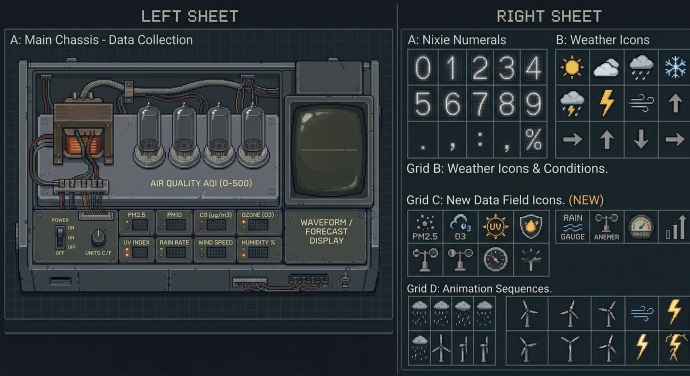
#> input picture tools/art/weather_sheet_chassis.jpg, 1380 x 752 px (shown at 1/2 size)
$ python weather_build.py art/weather_sheet_chassis.jpg art/nixie_bench.jpg
#> lines starting #> are read from the running program, lines starting #| are printed output that depends on the picture
#> further down, sheet is the input picture: PIL image 1380x752 RGB; mean R, G, B 45.3, 52.2, 56.4
"""MantisCore weather screen asset builder.
Usage: python tools/weather_build.py src/ui/mantis_weather_assets.h <SD card>/mantiscore
Writes the weather backdrop (bench + instrument chassis, readout areas cleaned) to weather.mg and
the icons, animation frames, minus-sign nixie glyph and screen geometry to the header."""
import os, sys, struct, collections, re
from PIL import Image, ImageDraw, ImageEnhance, ImageFilter, ImageChops
HERE = os.path.dirname(os.path.abspath(__file__)); ART = os.path.join(HERE, 'art')
OUT_H, OUT_SD = sys.argv[1], sys.argv[2]
os.makedirs(OUT_SD, exist_ok=True)
c565 = lambda r, g, b: ((r >> 3) << 11) | ((g >> 2) << 5) | (b >> 3)
def arr(name, ctype, vals, per=16):
    s = f"static const {ctype} {name}[{len(vals)}] PROGMEM = {{\n"
    for i in range(0, len(vals), per): s += "  " + ",".join(str(v) for v in vals[i:i + per]) + ",\n"
    return s + "};\n"

def flood_key(img, tol, seed_color=None):
    """Make the border-connected background transparent."""
#> called with tol = 45
    img = img.convert('RGBA'); W, H = img.size; px = img.load()
#> after `img = img.convert('RGBA')`:
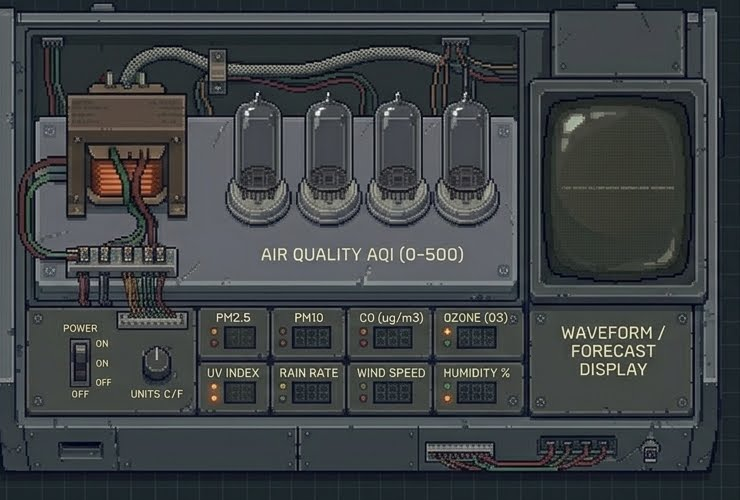
#> img: PIL image 740x500 RGBA; mean R, G, B, A 62.5, 66.7, 69.1, 255
#> after `W, H = img.size`: W = 740; H = 500
    bg = seed_color or px[1, 1][:3]
#> bg = (29, 38, 45)
    seen = bytearray(W * H); q = collections.deque()
    for x in range(W): q += [(x, 0), (x, H - 1)]
    for y in range(H): q += [(0, y), (W - 1, y)]
    while q:
        x, y = q.popleft()
        if not (0 <= x < W and 0 <= y < H) or seen[y * W + x]: continue
        seen[y * W + x] = 1
        r, g, b, a = px[x, y]
        if abs(r - bg[0]) + abs(g - bg[1]) + abs(b - bg[2]) >= tol: continue
        px[x, y] = (r, g, b, 0)
        q += [(x + 1, y), (x - 1, y), (x, y + 1), (x, y - 1)]
#> this loop made 152036 passes
#> (r, g, b) on passes 1 to 3: (29, 38, 45), (28, 37, 42), (29, 38, 45)
    return img

# ------------------------------------------------------------------ backdrop
sheet = Image.open(os.path.join(ART, 'weather_sheet_chassis.jpg')).convert('RGB')
chassis = flood_key(sheet.crop((40, 112, 780, 612)), 45)
chassis = chassis.crop((0, 0, 738, 500))  # geometry below was measured at exactly this scale (320/738)
#> chassis: PIL image 738x500 RGBA
S = 320 / chassis.width
#> S = 0.434
chs = chassis.resize((320, round(chassis.height * S)), Image.LANCZOS)
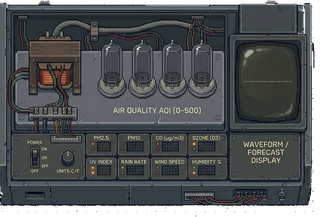
#> chs: PIL image 320x217 RGBA; mean R, G, B, A 60.3, 63.7, 65.4, 229.9; transparent parts drawn white
Y0 = 240 - chs.height
#> Y0 = 23
bench = Image.open(os.path.join(ART, 'nixie_bench.jpg')).convert('RGB').resize((440, 240), Image.LANCZOS).crop((60, 0, 380, 240))
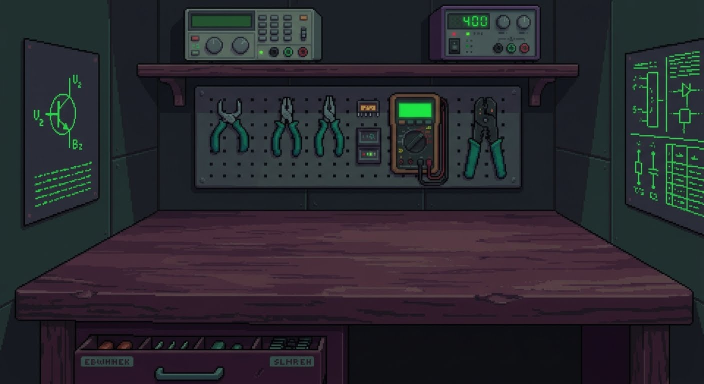
#> input picture tools/art/nixie_bench.jpg, 1408 x 768 px (shown at 1/2 size)
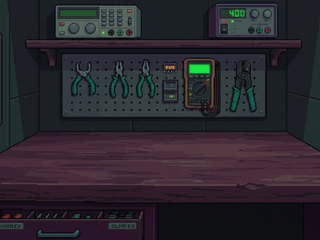
#> bench: PIL image 320x240 RGB; mean R, G, B 42.3, 38.1, 45.5
bench = ImageEnhance.Brightness(bench).enhance(0.55)
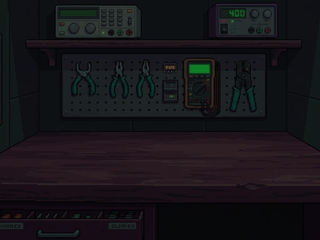
#> bench: PIL image 320x240 RGB; mean R, G, B 22.7, 20.5, 24.6
bg = bench.convert('RGBA'); bg.alpha_composite(chs, (0, Y0)); bg = bg.convert('RGB')
#> after `bg.alpha_composite(chs, (0, Y0))`:
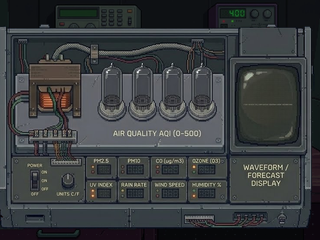
#> bg: PIL image 320x240 RGBA; mean R, G, B, A 57.7, 61.1, 63.1, 255
d = ImageDraw.Draw(bg)

# geometry (device pixels, measured on the composed backdrop)
TUBES_CX = [112, 142, 172, 202]; TUBE_CY = 82
PLATE = (108, 127, 206, 141)
CELLS = [(86, 157, 117, 177), (119, 157, 150, 177), (152, 157, 186, 177), (188, 157, 227, 177),
         (86, 179, 117, 201), (119, 179, 150, 201), (152, 179, 186, 201), (188, 179, 227, 201)]
CRT = (240, 67, 297, 141)       # inside the bezel
WAVE = (236, 161, 296, 199)

# clean the printed labels so the firmware can draw live ones
plate_px = sorted(bg.crop(PLATE).getdata(), key=sum); plate_col = plate_px[len(plate_px) // 2]
#> after `plate_px = sorted(bg.crop(PLATE).getdata(), key=sum)`: plate_px = 1372 items, first 6: (66, 66, 52), (71, 72, 63), (72, 73, 69), (74, 76, 65), (73, 74, 69), (75, 77, 70)
#> after `plate_col = plate_px[len(plate_px) // 2]`: plate_col = (98, 101, 108)
d.rectangle(PLATE, fill=plate_col)
for (x0, y0, x1, y1) in CELLS:
    d.rectangle((x0 + 1, y0 + 1, x1 - 1, y1 - 1), fill=(34, 36, 40))
    d.line((x0 + 1, y0 + 1, x1 - 1, y0 + 1), fill=(22, 23, 26)); d.line((x0 + 1, y0 + 1, x0 + 1, y1 - 1), fill=(22, 23, 26))
d.rounded_rectangle(CRT, radius=7, fill=(6, 18, 11))
d.rectangle(WAVE, fill=(6, 14, 10)); d.rectangle(WAVE, outline=(20, 40, 30))
d.rectangle((0, 0, 319, Y0 - 1), fill=None)
# header strip: darken
hdr = bg.crop((0, 0, 320, 22)); hdr = ImageEnhance.Brightness(hdr).enhance(0.45); bg.paste(hdr, (0, 0))
#> after `bg.paste(hdr, (0, 0))`:
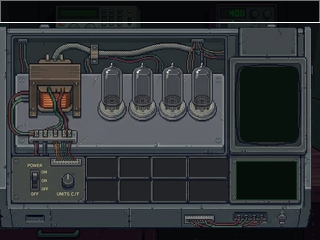
#> bg: PIL image 320x240 RGB; mean R, G, B 50.6, 54.3, 56.8
with open(os.path.join(OUT_SD, 'weather.mg'), 'wb') as f:
    f.write(b'MG01' + struct.pack('<HH', 320, 240))
    f.write(b''.join(struct.pack('<H', c565(*p)) for p in bg.getdata()))

# ------------------------------------------------------------------ icons (32x32, RGB565 + alpha)
#> (the run stopped early here; a loop or call above may not have finished)
